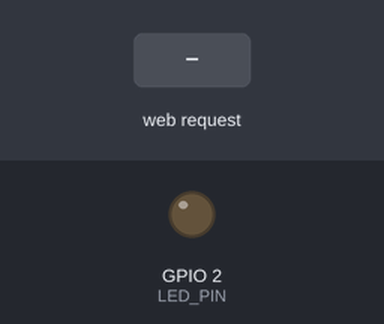
The sketch below on a simulated ESP32. Parts: output pins drawn as LEDs (lit = HIGH). The test bench sets the inputs (shaded band). WiFi joins after 1.5 s; servers stay silent unless stated; what the sketch prints to the serial monitor is not drawn.

Above: at 2.7 s.
2.8 s: HTTP request GET /set?b=1 received
At 4.0 s:
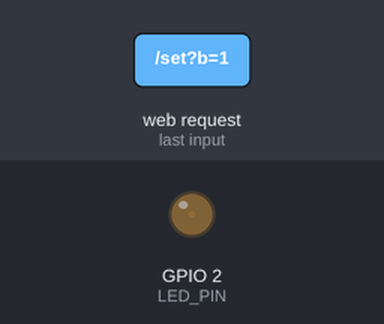
4.3 s: HTTP request GET /set?b=120 received
At 5.3 s:
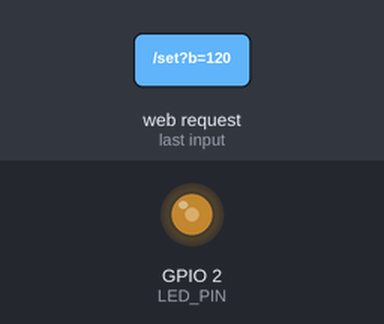
Timing chart, 0 to 7.3 s (numbered marks = the images above; inputs shaded):
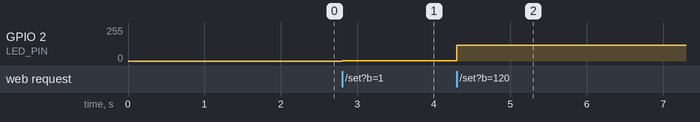

Measured:
- after the input at 2.8 s, GPIO 2 (LED_PIN): 0/255 → 1/255 at once
- after the input at 4.3 s, GPIO 2 (LED_PIN): 1/255 → 120/255 at once

The sketch:

change_web.ino
```cpp
#include <WiFi.h>
#include <WebServer.h>

// WiFi配置
const char* ssid = "xyz";
const char* password = "zzzzzz111";
// 硬件与PWM参数
const int LED_PIN = 2;
const int PWM_FREQ = 5000;
const int PWM_RES = 8; // 0~255亮度范围

WebServer server(80);
int currentBright = 0; // 存储当前LED亮度

// 生成美化版网页
String buildHtml() {
  String html = R"rawliteral(
<!DOCTYPE html>
<html lang="zh-CN">
<head>
  <meta charset="UTF-8">
  <meta name="viewport" content="width=device-width, initial-scale=1.0">
  <title>ESP32 网页无极调光器</title>
  <style>
    * {
      margin: 0;
      padding: 0;
      box-sizing: border-box;
      font-family: "Microsoft YaHei", Arial, sans-serif;
    }
    body {
      min-height: 100vh;
      background: linear-gradient(135deg, #f0f4fd, #e4ecff);
      display: flex;
      justify-content: center;
      align-items: center;
      padding: 20px;
    }
    .card {
      background: #ffffff;
      width: 100%;
      max-width: 520px;
      padding: 45px 35px;
      border-radius: 22px;
      box-shadow: 0 8px 30px rgba(40, 80, 180, 0.15);
    }
    h1 {
      color: #254b9c;
      font-size: 28px;
      text-align: center;
      margin-bottom: 25px;
      letter-spacing: 1px;
    }
    .text-box {
      text-align: center;
      font-size: 18px;
      color: #555;
      margin-bottom: 30px;
    }
    #valText {
      font-size: 36px;
      font-weight: bold;
      color: #2970e0;
      padding: 6px 16px;
      background: #f0f6ff;
      border-radius: 12px;
      margin-left: 10px;
    }
    .slider-wrap {
      margin: 35px 0;
    }
    /* 美化滑动条样式 */
    input[type="range"] {
      width: 100%;
      height: 14px;
      border-radius: 10px;
      background: #dde6f8;
      outline: none;
      -webkit-appearance: none;
    }
    input[type="range"]::-webkit-slider-thumb {
      -webkit-appearance: none;
      width: 28px;
      height: 28px;
      border-radius: 50%;
      background: #2970e0;
      cursor: pointer;
      box-shadow: 0 2px 10px rgba(41, 112, 224, 0.35);
      transition: all 0.2s ease;
    }
    input[type="range"]::-webkit-slider-thumb:hover {
      transform: scale(1.12);
      background: #1d5fcb;
    }
    .btn-group {
      display: flex;
      gap: 14px;
      margin-top: 15px;
    }
    button {
      flex: 1;
      padding: 13px 0;
      border: none;
      border-radius: 12px;
      font-size: 16px;
      cursor: pointer;
      transition: 0.25s ease;
    }
    .btn-off {
      background: #e8edf7;
      color: #254b9c;
    }
    .btn-full {
      background: #2970e0;
      color: white;
    }
    button:hover {
      opacity: 0.85;
      transform: translateY(-2px);
    }
  </style>
</head>
<body>
  <div class="card">
    <h1>ESP32 网页无极调光</h1>
    <div class="text-box">
      当前亮度数值：<span id="valText">)rawliteral" + String(currentBright) + R"rawliteral(</span>
    </div>
    <div class="slider-wrap">
      <input type="range" id="brightSlider" min="0" max="255" value=")rawliteral" + String(currentBright) + R"rawliteral(">
    </div>
    <div class="btn-group">
      <button class="btn-off" onclick="setBright(0)">一键熄灭</button>
      <button class="btn-full" onclick="setBright(255)">最大亮度</button>
    </div>
  </div>

  <script>
    const slider = document.getElementById("brightSlider");
    const valShow = document.getElementById("valText");

    // 通用发送亮度请求函数
    function setBright(val) {
      slider.value = val;
      valShow.innerText = val;
      fetch("/set?b="+val).catch(err => console.log("通信异常", err));
    }

    // 拖动滑块实时更新
    slider.addEventListener("input", function() {
      let val = this.value;
      valShow.innerText = val;
      fetch("/set?b="+val).catch(err => console.log("通信异常", err));
    });
  </script>
</body>
</html>
)rawliteral";
  return html;
}

// 首页路由：展示调光页面
void handleIndex() {
  server.send(200, "text/html; charset=utf-8", buildHtml());
}

// 处理滑块亮度设置请求 /set?b=xxx
void handleSetBright() {
  if(server.hasArg("b")){
    currentBright = server.arg("b").toInt();
    // 边界限制
    if(currentBright < 0) currentBright = 0;
    if(currentBright > 255) currentBright = 255;
    ledcWrite(LED_PIN, currentBright);
  }
  server.send(200, "text/plain", "ok");
}

void setup() {
  Serial.begin(115200);
  pinMode(LED_PIN, OUTPUT);
  ledcAttach(LED_PIN, PWM_FREQ, PWM_RES);
  ledcWrite(LED_PIN, 0);

  // WiFi连接
  WiFi.begin(ssid, password);
  Serial.print("正在连接WiFi");
  while(WiFi.status() != WL_CONNECTED){
    delay(500);
    Serial.print(".");
  }
  Serial.println("\nWiFi连接成功");
  Serial.print("网页访问地址 http://");
  Serial.println(WiFi.localIP());

  // 路由绑定
  server.on("/", handleIndex);
  server.on("/set", handleSetBright);
  server.begin();
}

void loop() {
  server.handleClient();
}
```
